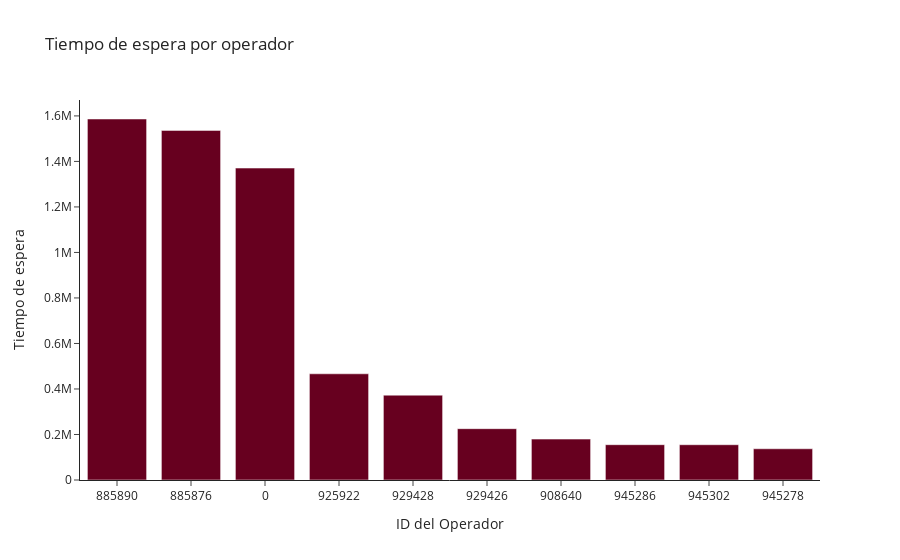

Notebook cell for this chart:
### Code cell
#Calcular el operadores con mayor tiempo de espera
waiting_time_per_operator = df_merged.groupby('operator_id').agg({'waiting_time':'sum'})
waiting_time_per_operator= waiting_time_per_operator.sort_values(by= 'waiting_time', ascending=False).head(10)

print(waiting_time_per_operator)

labels = waiting_time_per_operator.index.to_list()
labels = [str(x) for x in labels]

fig = px.bar(waiting_time_per_operator, x=labels, y='waiting_time',
            labels={ 'x':'ID del Operador', 'waiting_time':'Tiempo de espera'},
            title='Tiempo de espera por operador',
            color_discrete_sequence=px.colors.sequential.RdBu,
            template='simple_white')

plt.tight_layout()
fig.show()

### Figure 1 — Plotly figure (JSON) as saved in the notebook; plotly's stock layout.template omitted (floating-point values rounded to 4 significant figures)
{"data": [{"alignmentgroup": "True", "hovertemplate": "ID del Operador=%{x}<br>Tiempo de espera=%{y}<extra></extra>", "legendgroup": "", "marker": {"color": "rgb(103,0,31)", "pattern": {"shape": ""}}, "name": "", "offsetgroup": "", "orientation": "v", "showlegend": false, "textposition": "auto", "type": "bar", "x": ["885890", "885876", "0", "925922", "929428", "929426", "908640", "945286", "945302", "945278"], "xaxis": "x", "y": [1586416, 1536381, 1370790, 466688, 372774, 225526, 179736, 155190, 154973, 137207], "yaxis": "y"}], "layout": {"barmode": "relative", "legend": {"tracegroupgap": 0}, "title": {"text": "Tiempo de espera por operador"}, "xaxis": {"anchor": "y", "domain": [0, 1], "title": {"text": "ID del Operador"}}, "yaxis": {"anchor": "x", "domain": [0, 1], "title": {"text": "Tiempo de espera"}}}}
